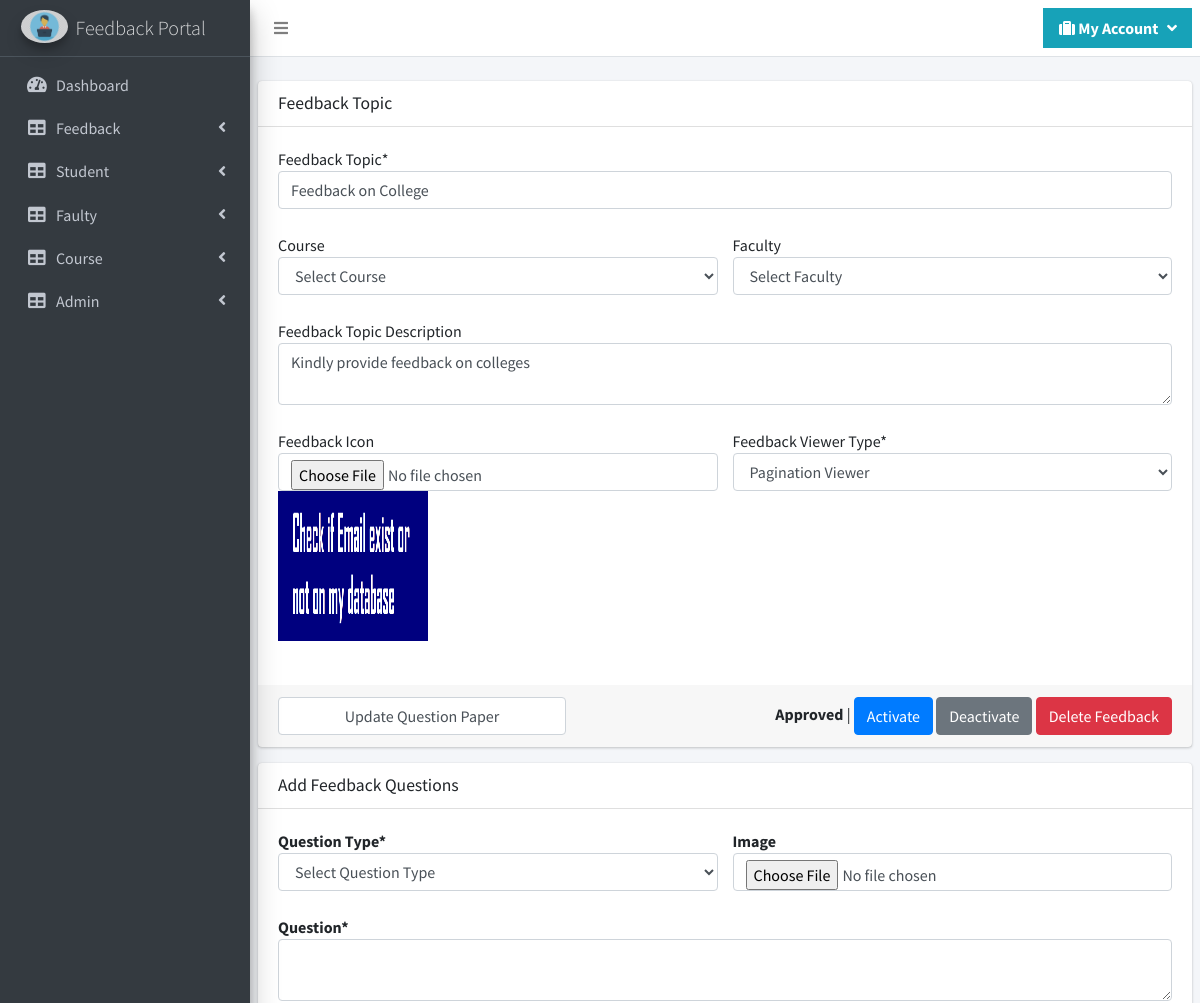
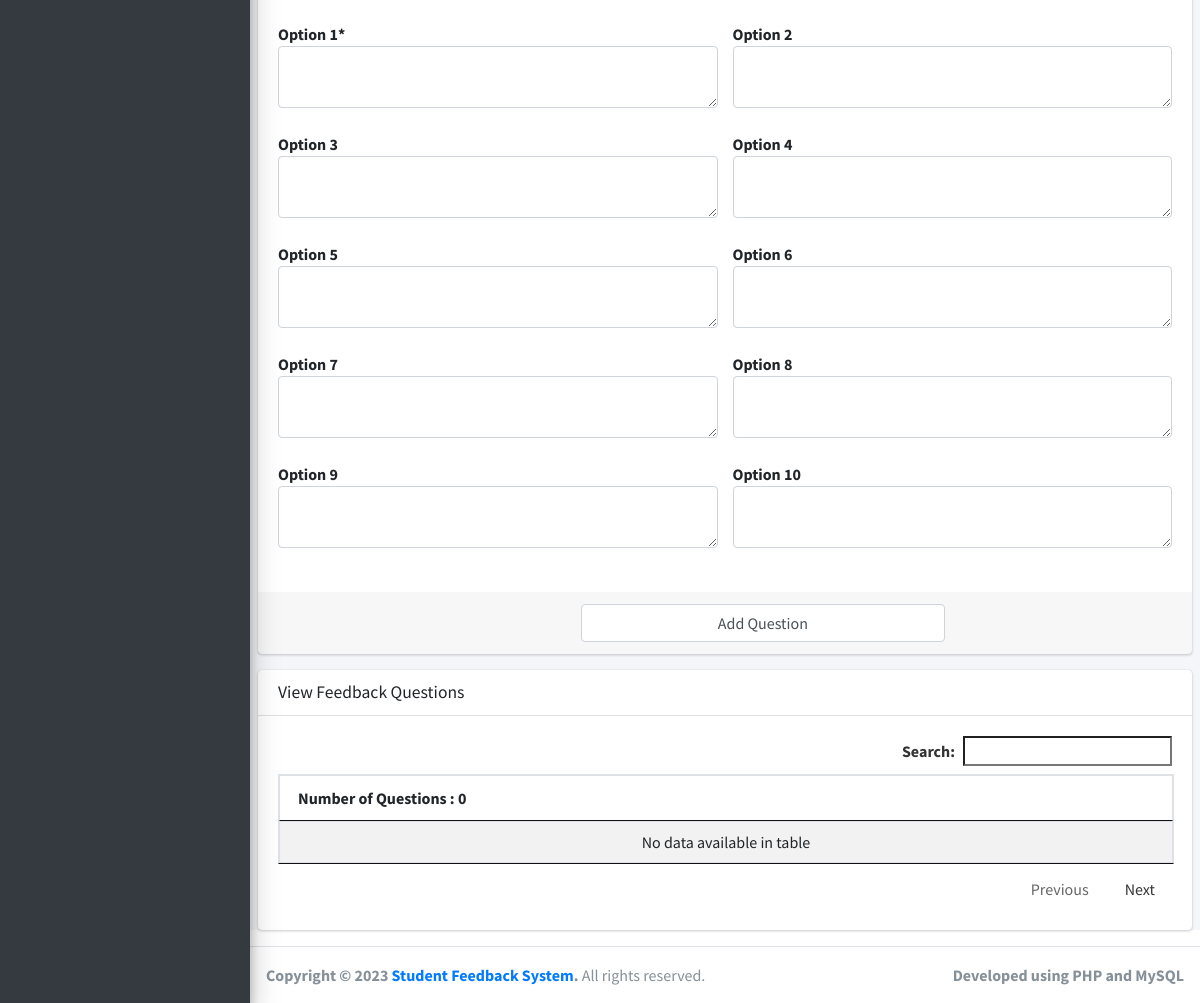
The page /aman/feedbacktopicadmin.php?feedbacktopicid=32 (signed in) on the database its author committed (2 pictures, top to bottom).
### tables this page shows
CREATE TABLE `feedbacktopic` (
  `feedbacktopicid` int(11) NOT NULL,
  `course_id` bigint(20) NOT NULL,
  `faculty_id` bigint(20) NOT NULL,
  `feedback_topic` varchar(250) NOT NULL,
  `feedbacktopic_date` datetime NOT NULL,
  `feedback_icon` varchar(100) NOT NULL,
  `feedback_disptype` varchar(25) NOT NULL,
  `feedbacktopic_detail` text NOT NULL,
  `feedbacktopic_status` varchar(10) NOT NULL
);

### aman/feedbacktopicadmin.php (the view, shortened to what this page needs)
<?php
include("header.php");
if(isset($_GET['feedbacktopicid']))
{
	$sqledit = "SELECT * FROM feedbacktopic where feedbacktopicid ='$_GET[feedbacktopicid]'";
	$qsqledit = mysqli_query($con,$sqledit);
	$rsedit = mysqli_fetch_array($qsqledit);
}
if(isset($_GET['feedbacktopicid']))
{
	$sqledit = "SELECT * FROM feedbacktopic where feedbacktopicid='$_GET[feedbacktopicid]'";
	$qsqledit = mysqli_query($con,$sqledit);
	$rsedit = mysqli_fetch_array($qsqledit);
}
?>
  <div class="content-wrapper">
<br>
    <section class="content">
<form method="post" action="" onsubmit="return confirmvalidation()" enctype="multipart/form-data">
      <div class="card">
        <div class="card-header">
          <h3 class="card-title">Feedback Topic</h3>
        </div>
        <div class="card-body">
<div class="row">
	<div class="col-md-12">
		Feedback Topic*
		<input type="text"  class="form-control" name="feedback_topic" id="feedback_topic" value="<?php echo $rsedit['feedback_topic']; ?>">
	</div>
</div>
<br>
<div class="row">
	<div class="col-md-6">
		Course
		<select  class="form-control" name="course_id" id="course_id">
			<option value="">Select Course</option>
		</select>
	</div>
	<div class="col-md-6">
		Faculty
		<select  class="form-control" name="faculty_id" id="faculty_id">
			<option value="">Select Faculty</option>
		</select>
	</div>
</div>
<br>
<div class="row">
	<div class="col-md-12">
		Feedback Topic Description
		<textarea class="form-control" name="feedbacktopic_detail" id="feedbacktopic_detail"><?php echo $rsedit['feedbacktopic_detail']; ?></textarea>
	</div>
</div>	<br>
<div class="row">
	<div class="col-md-6">
		Feedback Icon
		<input type="file"  class="form-control" name="feedback_icon" id="feedback_icon" accept="image/*" >
		<?php
		if(isset($_GET['feedbacktopicid']))
		{
			if(file_exists("imgfeedback_icon/".$rsedit['feedback_icon']))
			{
		?>
		<img src="imgfeedback_icon/<?php echo $rsedit['feedback_icon']; ?>" style="width: 150px;height: 150px;">
		<?php
			}
		}
		?>
	</div>
	<div class="col-md-6">
		Feedback Viewer Type*
		<select name="feedback_disptype" id="feedback_disptype" class="form-control" required>
			<?php
				$arr = array("Pagination Viewer","One Page Viewer");
				foreach($arr as $val)
				{
					if($val == $rsedit['feedback_disptype'])
					{
					echo "<option value='$val' selected >$val</option>";
					}
					else
					{
					echo "<option value='$val'>$val</option>";
					}
				}
			?>
		</select>
	</div>
</div>
<br>
        </div>
        <div class="card-footer">
<div class="row">
		<?php
		if(isset($_GET['feedbacktopicid']))
		{
		?>
		<div class="col-md-4">
				<input class="form-control"  type="submit" name="submit" id="submit" value="Update Question Paper">
		</div>
		<div class="col-md-8" style="text-align: right;">
				<b><?php echo $rsedit['feedbacktopic_status']; ?></b> |
				<a href="feedbacktopicadmin.php?feedbacktopicid=<?php echo $_GET['feedbacktopicid']; ?>&st=Approved" class="btn btn-primary">Activate</a>
				<a href="feedbacktopicadmin.php?feedbacktopicid=<?php echo $_GET['feedbacktopicid']; ?>&st=Rejected" class="btn btn-secondary">Deactivate</a>
				<a href="feedbacktopicadmin.php?feedbacktopicid=<?php echo $_GET['feedbacktopicid']; ?>&delid=<?php echo $_GET['feedbacktopicid']; ?>" class="btn btn-danger" onclick="return validatedel()">Delete Feedback</a>
		</div>
		<?php
		}
		else
		{
		?>
		<div class="col-md-12">
			<center><input class="btn btn-info"  type="submit" name="submit" id="submit" value="Post Feedback"></center>
		</div>
		<?php
		}
		?>
</div>
        </div>
      </div>
</form>
    </section>
<?php
if(isset($_GET['feedbacktopicid']))
{
?>
    <section class="content">
<form method="post" action="" onsubmit="return confirmvalidation1()" enctype="multipart/form-data">
      <div class="card">
        <div class="card-header">
          <h3 class="card-title">Add Feedback Questions</h3>
        </div>
        <div class="card-body">
<div class="row">
	<div class="col-md-6">
		<b>Question Type*</b>
		<select class="form-control" name="question_type" id="question_type" required>
			<option value=''>Select Question Type</option>
		</select>
	</div>
	<div class="col-md-6">
	<b>Image</b>
		<input type="file"  class="form-control" name="img" id="img" accept="image/*" >
	</div>
</div>
<br>
<div class="row">
	<div class="col-md-12">
		<b>Question*</b>
		<textarea class="form-control" name="question" id="question"><?php echo $rsquestionedit['question']; ?></textarea>
	</div>
</div>
<br>
<div id="idhidden">
	<div class="row">
		<div class="col-md-6">
			<b>Option 1*</b>
			<textarea class="form-control" name="option1" id="option1"><?php echo $rsquestionedit['option1']; ?></textarea>
		</div>
		<div class="col-md-6">
			<b>Option 2</b>
			<textarea class="form-control" name="option2" id="option2" ><?php echo $rsquestionedit['option2']; ?></textarea>
		</div>
	</div>
	<br>
	<div class="row">
		<div class="col-md-6">
			<b>Option 3</b>
			<textarea class="form-control" name="option3" id="option3"><?php echo $rsquestionedit['option3']; ?></textarea>
		</div>
		<div class="col-md-6">
			<b>Option 4</b>
			<textarea class="form-control" name="option4" id="option4"><?php echo $rsquestionedit['option4']; ?></textarea>
		</div>
	</div>
	<br>
	<div class="row">
		<div class="col-md-6">
			<b>Option 5</b>
			<textarea class="form-control" name="option5" id="option5"><?php echo $rsquestionedit['option5']; ?></textarea>
		</div>
		<div class="col-md-6">
			<b>Option 6</b>
			<textarea class="form-control" name="option6" id="option6"><?php echo $rsquestionedit['option6']; ?></textarea>
		</div>
	</div>
	<br>
	<div class="row">
		<div class="col-md-6">
			<b>Option 7</b>
			<textarea class="form-control" name="option7" id="option7"><?php echo $rsquestionedit['option7']; ?></textarea>
		</div>
		<div class="col-md-6">
			<b>Option 8</b>
			<textarea class="form-control" name="option8" id="option8"><?php echo $rsquestionedit['option8']; ?></textarea>
		</div>
	</div>
	<br>
	<div class="row">
		<div class="col-md-6">
			<b>Option 9</b>
			<textarea class="form-control" name="option9" id="option9"><?php echo $rsquestionedit['option9']; ?></textarea>
		</div>
		<div class="col-md-6">
			<b>Option 10</b>
			<textarea class="form-control" name="option10" id="option10"><?php echo $rsquestionedit['option10']; ?></textarea>
		</div>
	</div>
	<br>
</div>
        </div>
        <div class="card-footer">
<div class="row">
	<div class="col-md-4"></div>
	<div class="col-md-5">
		<input class="form-control"  type="submit" name="submitquestion" id="submitquestion" value="Add Question">
	</div>
</div>
        </div>
      </div>
</form>
    </section>
    <section class="content">
<form method="post" action="" onsubmit="return confirmvalidation2()" enctype="multipart/form-data">
      <div class="card">
        <div class="card-header">
          <h3 class="card-title">View Feedback Questions</h3>
        </div>
        <div class="card-body">
<table id="tblquestionviewer"  class="table table-striped table-bordered" >
	<thead>
		<tr>
			<th>Number of Questions :
			<?php
			$sqlqz ="SELECT * FROM feedbackquestion WHERE feedbacktopicid='$_GET[feedbacktopicid]'";
			$qsqlqz  = mysqli_query($con,$sqlqz);
			echo mysqli_num_rows($qsqlqz);
			?>
			</th>
		</tr>
	</thead>
	<tbody>
	</tbody>
</table>
        </div>
      </div>
</form>
    </section>
<?php
}
?>
  </div>
<?php
include("footer.php");
?>
</div>
</body>
</html>

### rows shown on the page
feedbacktopic: feedback_topic "Feedback on College", feedbacktopic_detail "Kindly provide feedback on colleges", feedback_icon (picture), feedback_disptype "Pagination Viewer", feedbacktopic_status "Approved"

### other values the page prints
mysqli_num_rows($qsqlqz) "0"
